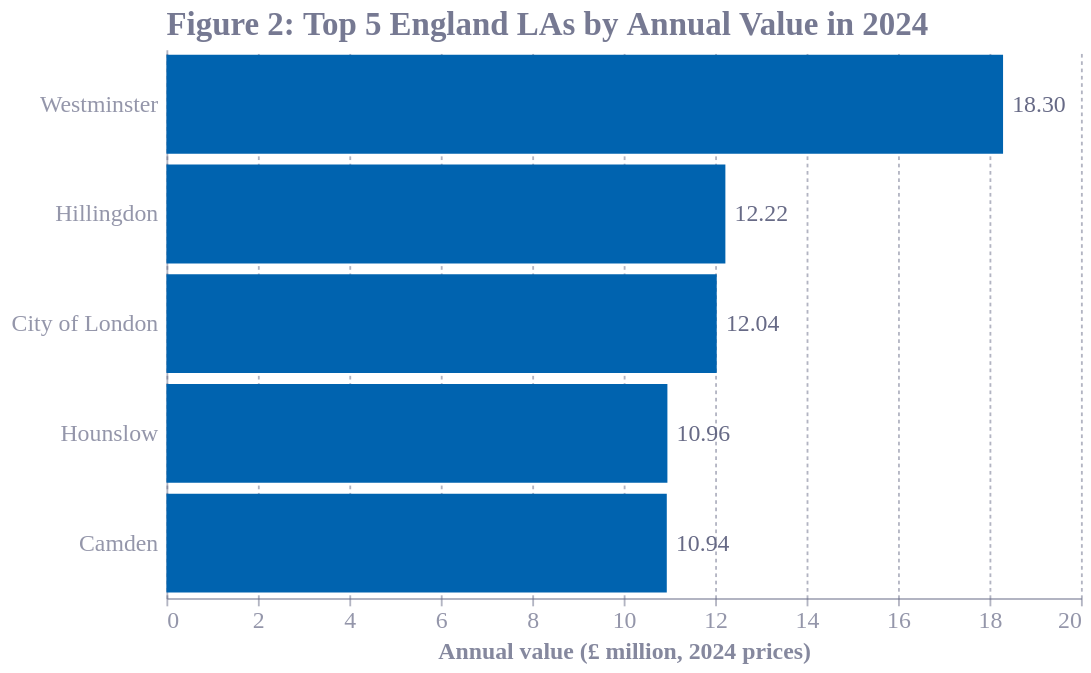

Here is the Vega-Lite specification saved for this chart:
### Vega-Lite specification from a JSON file in a GitHub repository (floating-point values rounded to 4 significant figures)
{"config": {"font": "Circular Std", "text": {"color": "#676A86", "align": "left", "baseline": "middle", "dx": 7, "dy": 0, "fontSize": 11}, "view": {"stroke": null, "continuousWidth": 400, "continuousHeight": 300, "discreteWidth": 400, "discreteHeight": 300}, "range": {"category": ["#36B7B4", "#E6224B", "#F4C245", "#0063AF", "#00A767", "#179FDB", "#EB5C2E", "#5C267B", "#122B39"], "diverging": ["#E6224B", "#E54753", "#C9C9C9", "#179FDB", "#122B39"], "heatmap": ["#C9C9C9", "#179FDB", "#0063AF", "#122B39"], "ordinal": ["#00A767", "#36B7B4", "#179FDB", "#0063AF", "#243B5A"]}, "bar": {"color": "#179fdb"}, "line": {"color": "#e6224b"}, "rule": {"color": "#676A86"}, "area": {"opacity": 0.8}, "point": {"filled": true, "size": 80, "color": "#e6224b", "opacity": 0.95}, "geoshape": {"stroke": "white", "strokeWidth": 0.3}, "rect": {"fill": "#d6d4d4", "opacity": 0.3}, "axis": {"labelColor": "#676A86", "labelFontSize": 13, "labelFont": "Circular Std", "labelOpacity": 0.7, "tickColor": "#676A86", "tickOpacity": 0.5, "domainColor": "#676A86", "domainOpacity": 0.5, "gridColor": "#676A86", "gridDash": [2, 2], "gridOpacity": 0.5, "title": null, "titleColor": "#676A86", "titleOpacity": 0.8, "tickSize": 4, "titleFontSize": 13}, "axisXDiscrete": {"grid": false, "labelAngle": 0, "tickCount": 10, "tickOpacity": 0.5, "title": null}, "axisYDiscrete": {"ticks": false, "labelPadding": 5}, "axisXTemporal": {"grid": false, "ticks": true}, "axisXQuantitative": {"grid": true}, "axisYQuantitative": {"gridColor": "#676A86", "gridDash": [1, 5], "gridOpacity": 0.5, "ticks": false, "labelPadding": 5, "tickCount": 8, "titleAngle": 0, "titleAlign": "left", "titleBaseline": "bottom", "titleX": 0, "titleY": -5}, "title": {"color": "#676A86E6", "subtitleColor": "#676A86", "font": "Circular Std", "subtitleFont": "Circular Std", "anchor": "start", "fontSize": 18, "subtitleFontSize": 12, "subtitlePadding": 4, "offset": 0, "frame": "group"}, "legend": {"titleColor": "#122b39", "title": null, "labelColor": "#122b39", "labelFontSize": 11}}, "layer": [{"mark": {"type": "bar", "color": "#0063AF"}, "encoding": {"x": {"field": "value", "title": "Annual value (£ million, 2024 prices)", "type": "quantitative"}, "y": {"field": "LA_name", "sort": ["Westminster", "Hillingdon", "City of London", "Hounslow", "Camden"], "title": null, "type": "nominal"}}, "title": "Figure 2: Top 5 England LAs by Annual Value in 2024"}, {"mark": {"type": "text", "align": "left", "dx": 5, "fontSize": 13}, "encoding": {"text": {"field": "value", "format": ".2f", "type": "quantitative"}, "x": {"field": "value", "type": "quantitative"}, "y": {"field": "LA_name", "sort": ["Westminster", "Hillingdon", "City of London", "Hounslow", "Camden"], "type": "nominal"}}}], "data": {"name": "data-3b99132300daa881a85fdd343ab58510"}, "height": 300, "width": 500, "$schema": "https://vega.github.io/schema/vega-lite/v6.4.1.json", "datasets": {"data-3b99132300daa881a85fdd343ab58510": [{"region": "England", "LA_name": "Westminster", "value": 18.3}, {"region": "England", "LA_name": "Hillingdon", "value": 12.22}, {"region": "England", "LA_name": "City of London", "value": 12.04}, {"region": "England", "LA_name": "Hounslow", "value": 10.96}, {"region": "England", "LA_name": "Camden", "value": 10.94}]}}
